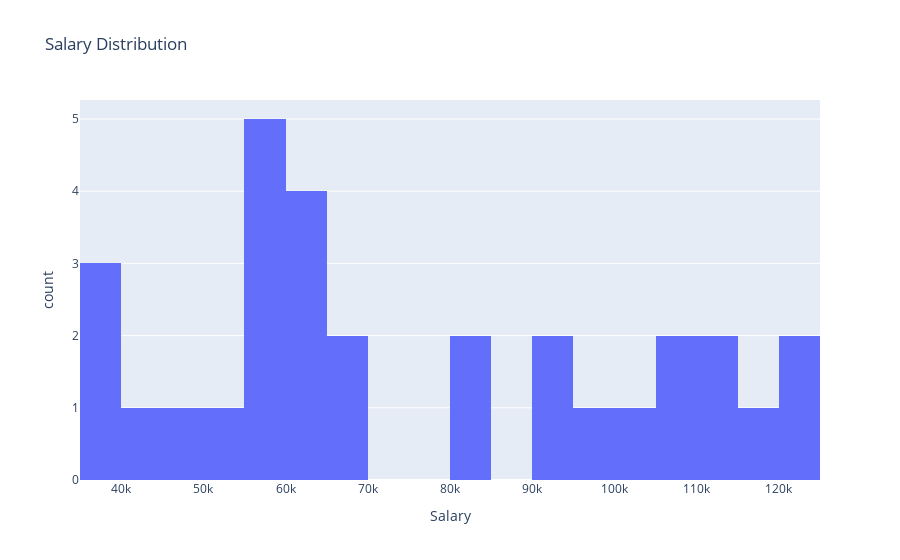
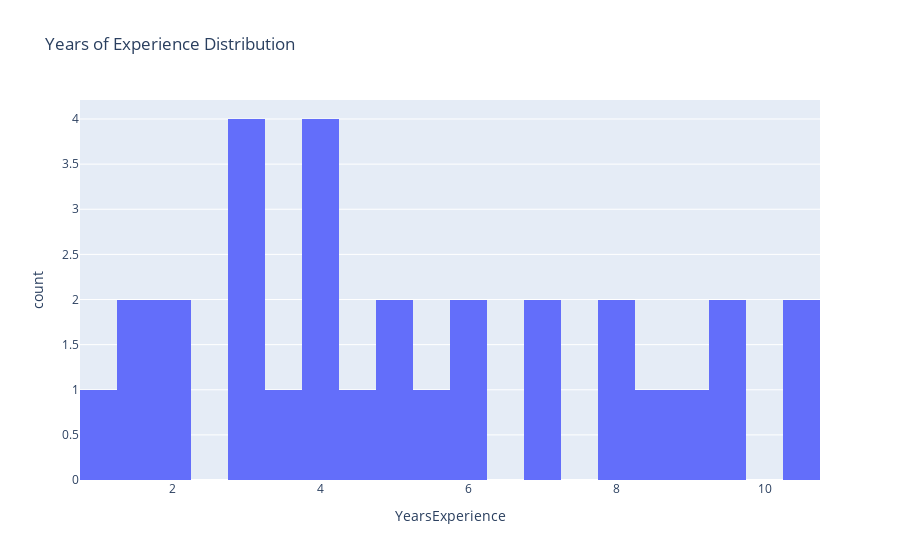

These figures' notebook cell, in order:
### Markdown cell above
# 3| EDA and Visualization

### Code cell
#create histogram
plt.figure(figsize=(6,8))
fig1 = px.histogram(data,x="Salary",nbins = 30, title="Salary Distribution")
fig1.show()

fig2 = px.histogram(data,x="YearsExperience",nbins=30,title="Years of Experience Distribution")
fig2.show()

### Figure 1 — Plotly figure (JSON) as saved in the notebook; plotly's stock layout.template omitted (floating-point values rounded to 4 significant figures)
{"data": [{"alignmentgroup": "True", "bingroup": "x", "hovertemplate": "Salary=%{x}<br>count=%{y}<extra></extra>", "legendgroup": "", "marker": {"color": "#636efa", "pattern": {"shape": ""}}, "name": "", "nbinsx": 30, "offsetgroup": "", "orientation": "v", "showlegend": false, "type": "histogram", "x": [39343, 46205, 37731, 43525, 39891, 56642, 60150, 54445, 64445, 57189, 63218, 55794, 56957, 57081, 61111, 67938, 66029, 83088, 81363, 93940, 91738, 98273, 101302, 113812, 109431, 105582, 116969, 112635, 122391, 121872], "xaxis": "x", "yaxis": "y"}], "layout": {"barmode": "relative", "legend": {"tracegroupgap": 0}, "title": {"text": "Salary Distribution"}, "xaxis": {"anchor": "y", "domain": [0, 1], "title": {"text": "Salary"}}, "yaxis": {"anchor": "x", "domain": [0, 1], "title": {"text": "count"}}}}

### Figure 2 — Plotly figure (JSON) as saved in the notebook; plotly's stock layout.template omitted (floating-point values rounded to 4 significant figures)
{"data": [{"alignmentgroup": "True", "bingroup": "x", "hovertemplate": "YearsExperience=%{x}<br>count=%{y}<extra></extra>", "legendgroup": "", "marker": {"color": "#636efa", "pattern": {"shape": ""}}, "name": "", "nbinsx": 30, "offsetgroup": "", "orientation": "v", "showlegend": false, "type": "histogram", "x": [1.1, 1.3, 1.5, 2, 2.2, 2.9, 3, 3.2, 3.2, 3.7, 3.9, 4, 4, 4.1, 4.5, 4.9, 5.1, 5.3, 5.9, 6, 6.8, 7.1, 7.9, 8.2, 8.7, 9, 9.5, 9.6, 10.3, 10.5], "xaxis": "x", "yaxis": "y"}], "layout": {"barmode": "relative", "legend": {"tracegroupgap": 0}, "title": {"text": "Years of Experience Distribution"}, "xaxis": {"anchor": "y", "domain": [0, 1], "title": {"text": "YearsExperience"}}, "yaxis": {"anchor": "x", "domain": [0, 1], "title": {"text": "count"}}}}
